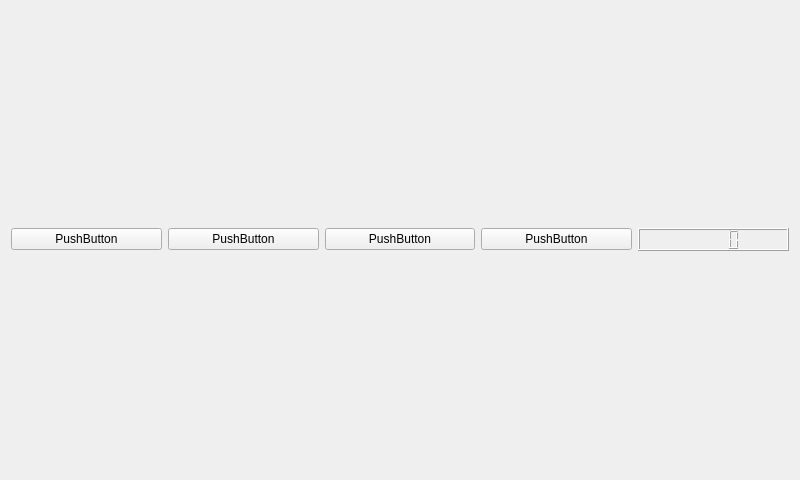
<?xml version="1.0" encoding="UTF-8"?>
<ui version="4.0">
 <class>widget</class>
 <widget class="QWidget" name="widget">
  <property name="geometry">
   <rect>
    <x>0</x>
    <y>0</y>
    <width>800</width>
    <height>480</height>
   </rect>
  </property>
  <property name="windowTitle">
   <string>Form</string>
  </property>
  <layout class="QGridLayout" name="gridLayout">
   <item row="0" column="4">
    <widget class="QPushButton" name="pushButton_3">
     <property name="text">
      <string>PushButton</string>
     </property>
    </widget>
   </item>
   <item row="0" column="5">
    <widget class="QPushButton" name="pushButton_4">
     <property name="text">
      <string>PushButton</string>
     </property>
    </widget>
   </item>
   <item row="0" column="1">
    <widget class="QPushButton" name="pushButton_2">
     <property name="text">
      <string>PushButton</string>
     </property>
    </widget>
   </item>
   <item row="0" column="3">
    <widget class="QPushButton" name="pushButton">
     <property name="text">
      <string>PushButton</string>
     </property>
    </widget>
   </item>
   <item row="0" column="8">
    <widget class="QLCDNumber" name="lcdNumber"/>
   </item>
  </layout>
 </widget>
 <resources/>
 <connections/>
</ui>
